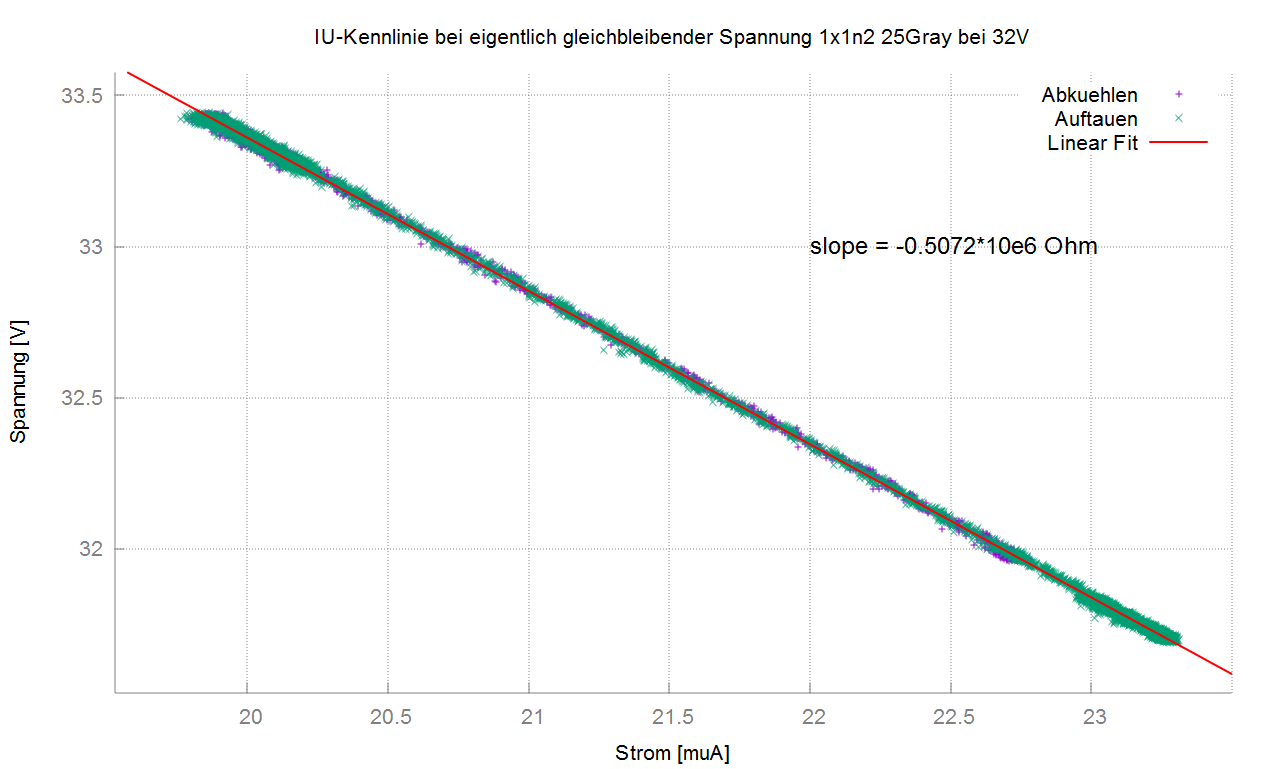

Write the gnuplot code that produced this figure.
#set object 1 rectangle from graph 0, graph 0 to graph 1, graph 1 behind fc rgbcolor "grey" fs noborder

set terminal qt enhanced font "Arial, 16"

set style line 11 lc rgb '#808080' lt 1
set border 3 back ls 11
set tics nomirror
set style line 12 lc rgb '#808080' lt 0 lw 1
set grid back ls 12


set title "IU-Kennlinie bei eigentlich gleichbleibender Spannung 1x1n2 25Gray bei 32V"
set ylabel "Spannung [V]"
set xlabel "Strom [muA]"

m = 1
b = 1

f(x)=m*x+b 

fit f(x) "test1.txt" using ($3/1000):($2) via m, b

set label 1 sprintf("slope = %2.4f*10e6 Ohm ",m) at 22,33 font "Arial, 18"

plot \
	"test1.txt" using ($3/1000):($2) title "Abkuehlen", \
	"test2.txt" using ($3/1000):($2) title "Auftauen", \
	f(x) title "Linear Fit" lw 2 lc "red"
